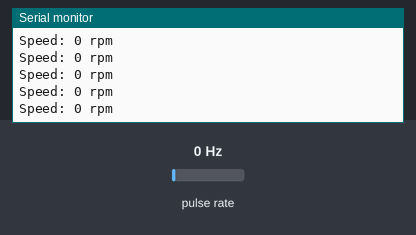
Simulated run of this sketch. Board: Arduino Uno, built with avr-gcc and run on an emulated ATmega328P. On the bench: the last lines printed to the serial monitor. Wiring (inferred from the names in the program): pulse sensor: data pin 2. Inputs (shaded band) come from the test bench; at power-on: pulse rate 0 Hz.

Above: at 1.2 s.
1.3 s: pulse rate (sensor on pin 2) set to 4 Hz
4.3 s: pulse rate (sensor on pin 2) set to 196 Hz
At 5.3 s:
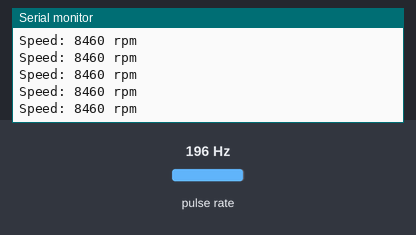
7.3 s: pulse rate (sensor on pin 2) set to 4 Hz
At 7.9 s:
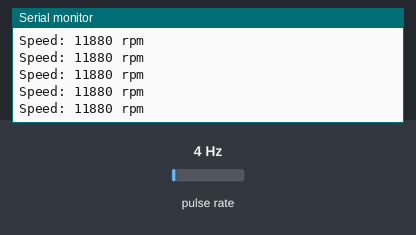
Timing chart, 0 to 10.3 s (numbered marks = the images above; inputs shaded):
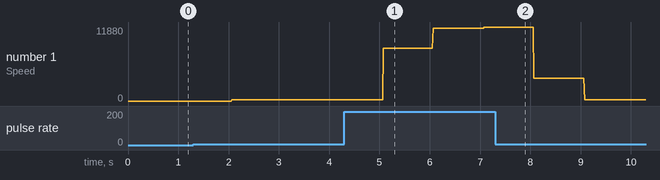

The sketch:

encoder.ino
```cpp
int encoder = 2;

volatile unsigned int counter;
int rpm;


void setup() {
  Serial.begin(9600);
  pinMode(encoder, INPUT);
  digitalWrite(encoder, HIGH);

  attachInterrupt(0,countpulse,RISING);
}

void countpulse(){
        counter++;
}

void loop() {
  static uint32_t previousMillis;
  if (millis() - previousMillis >= 1000) {
            rpm = (counter)*60;
            counter = 0;
            previousMillis += 1000;
  }


  Serial.print("Speed: ");
  Serial.print(rpm);
  Serial.println(" rpm");
  delay(1);
}
```

Measured:
- after the input at 4.3 s, the serial monitor: prints a new line after 0.78 s (image 1)
- plotted number 1: 0 → 240 after the input at 1.3 s, 240 → 11880 after the input at 4.3 s
